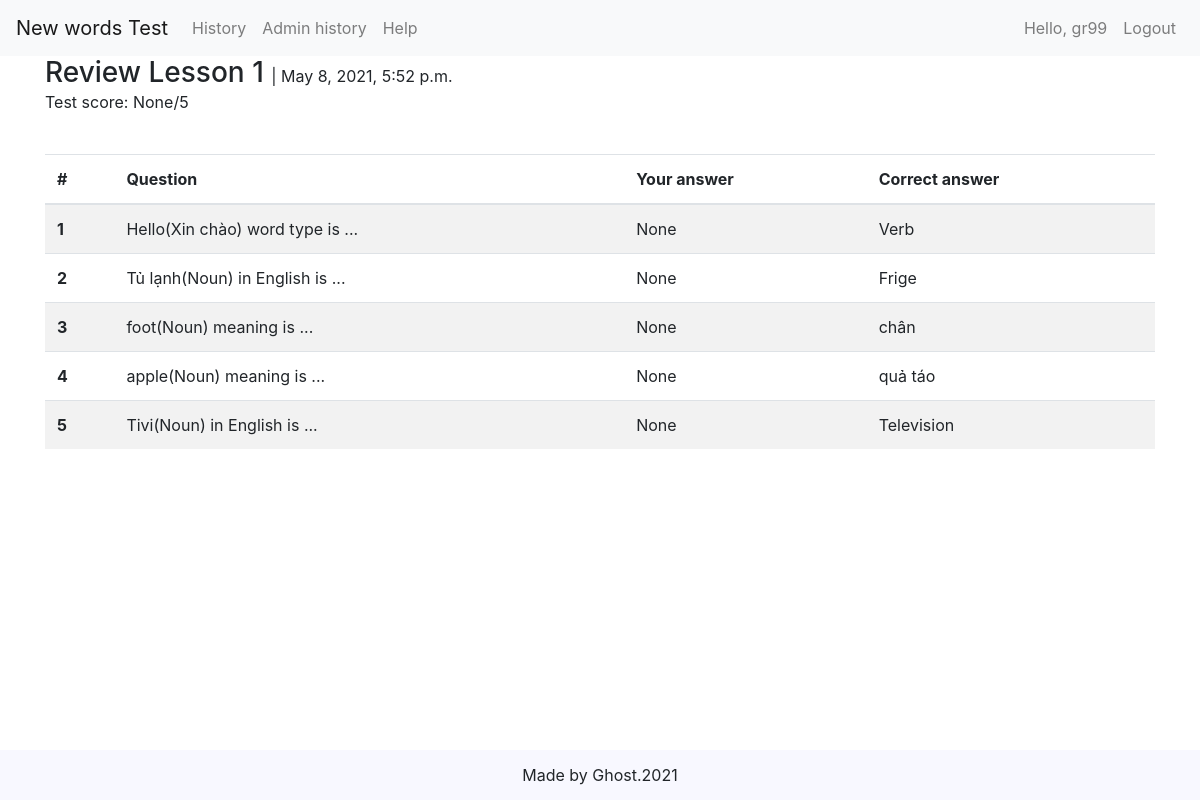
/review/61 (signed in), run on the app's committed database.
### newword/models.py (models this page shows, shortened)
class Test(models.Model):
  test_time = models.DateTimeField(auto_now_add=True)
  score = models.IntegerField(null=True)
  user = models.ForeignKey(User, on_delete=models.CASCADE, related_name="answers")
  lesson = models.ForeignKey(Lesson, on_delete=models.CASCADE, blank=True, null=True)
  num_of_quest = models.IntegerField(blank=True, null=True)

class Lesson(models.Model):
  number = models.IntegerField()
  def __str__(self):
      return f"Lesson {self.number}"

class Quest(models.Model):
  quest_type = [
    (1, "Word fill"),
    (2, "Type choose"),
    (3, "Word meaning")
  ]
  question = models.CharField(max_length=500)
  result = models.CharField(max_length=150)
  qtype = models.IntegerField(choices=quest_type, default=1)
  answer = models.CharField(max_length=150, blank=True, null=True)
  correct = models.IntegerField(blank=True, null=True)
  test = models.ForeignKey(Test, on_delete=models.CASCADE, related_name="user_answers")

### newword/views.py (the view)
# urls.py: path("review/<int:test_id>", views.review, name="review"),
@login_required
def review(request, test_id):
  wtype = {
    "1": "Noun",
    "2": "Verb",
    "3": "Adjective",
    "4": "Adverb"
  }
  test = Test.objects.get(pk=test_id)
  quests = Quest.objects.filter(test=test)
  for quest in quests:
    if quest.result in wtype.keys():
      quest.result = wtype[quest.result]
    if quest.answer in wtype.keys():
      quest.answer = wtype[quest.answer]
  context = {
    "test": test,
    "quests": quests,
  }
  return render(request, "review.html", context)

### newword/templates/review.html (shortened to what this page needs)
{% extends "base.html" %}
{% load static %}
{% block content %}
<h3 class="d-inline"> Review {{ test.lesson }} </h3>|&nbsp;{{ test.test_time }}
<p>Test score: {{ test.score }}/{{ test.num_of_quest }} </p>
<br>
<table class="table table-striped">
  <thead>
    <tr>
      <th scope="col">#</th>
      <th scope="col">Question</th>
      <th scope="col">Your answer</th>
      <th scope="col">Correct answer</th>
    </tr>
  </thead>
  <tbody>
    {% for quest in quests %}
    <tr class="correct-{{ quest.correct }}">
      <th scope="row">{{ forloop.counter }}</th>
      <td>{{ quest.question }}</td>
      <td>{{ quest.answer }}</td>
      <td>{{ quest.result }}</td>
    </tr>
    {% endfor %}
  </tbody>
</table>
{% endblock %}

### templates/base.html (shortened to what this page needs)
<!DOCTYPE html>
<html lang="en">
<head>
  {% load static %}
  <link rel="stylesheet" href="https://stackpath.bootstrapcdn.com/bootstrap/4.4.1/css/bootstrap.min.css">
</head>
<body>
  <header>
    <nav class="navbar navbar-expand-lg navbar-light bg-light">
      <a class="navbar-brand" href="{% url 'home' %}">New words Test</a>
      <div class="collapse navbar-collapse" id="navbarNavAltMarkup">
        <div class="navbar-nav">
          <a class="nav-item nav-link" id="nav-cart" href="{% url 'history' %}">History</a>
          {% if request.user.is_superuser %}
          <a class="nav-item nav-link" id="nav-cart" href="{% url 'admin_history' %}">Admin history</a>
          {% endif %}
          <a class="nav-item nav-link" id="nav-order" href="https://www.google.com.vn/">Help</a>
        </div>
        <div class="navbar-nav ml-auto">
          {% if user.is_anonymous %}
          <a class="nav-item nav-link nav-user">Hello, Anonymous user</a>
          <a class="nav-item nav-link nav-func" href="{% url 'login' %}">Login</a>
          {% else %}
          <a class="nav-item nav-link nav-user">Hello, {{ user }}</a>
          <a class="nav-item nav-link nav-func" href="{% url 'logout' %}">Logout</a>
          {% endif %}
        </div>
      </div>
    </nav>
  </header>
  <main class="container">
    {% block content %}
    {% endblock %}
  </main>
  <footer>
    Made by Ghost.2021
  </footer>
</body>
</html>

### templates/base.html (style rules this page uses)
body { min-height: 100vh; display: flex; flex-direction: column; }
footer { margin-top: auto; display: flex; justify-content: center; align-items: center; background-color: ghostwhite; height: 50px; }

### data on the page
Test: lesson "Lesson 1", test_time "May 8, 2021, 5:52 p.m.", score "None", num_of_quest "5"
Quest: question "Hello(Xin chào) word type is ...", answer "None", result "Verb"
Quest: question "Tủ lạnh(Noun) in English is ...", answer "None", result "Frige"
Quest: question "foot(Noun) meaning is ...", answer "None", result "chân"
Quest: question "apple(Noun) meaning is ...", answer "None", result "quả táo"
Quest: question "Tivi(Noun) in English is ...", answer "None", result "Television"

### other printed values
{{ user }} "gr99"
